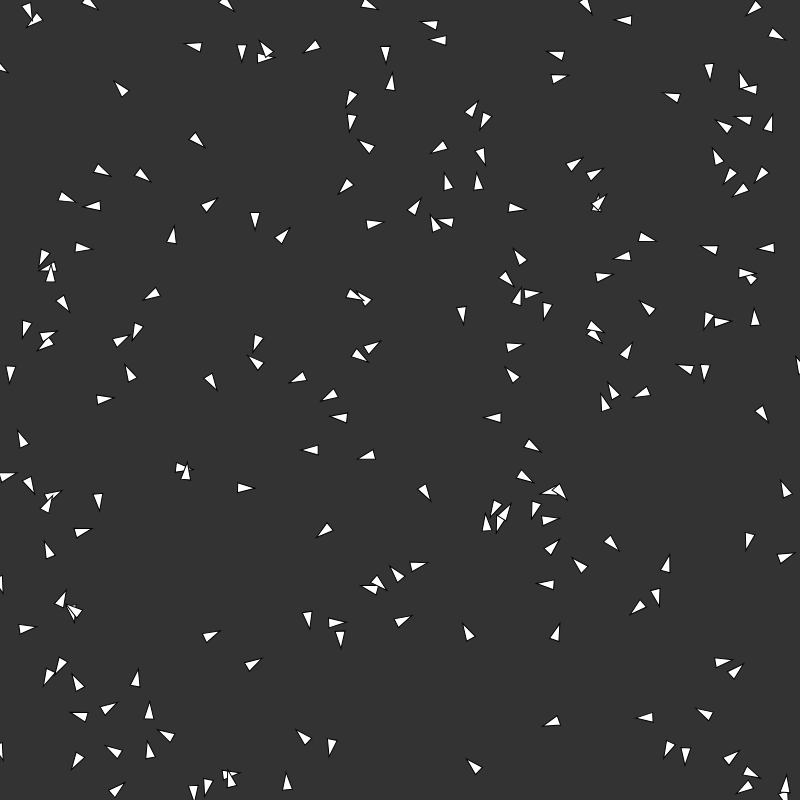
Frame 1 (no input)
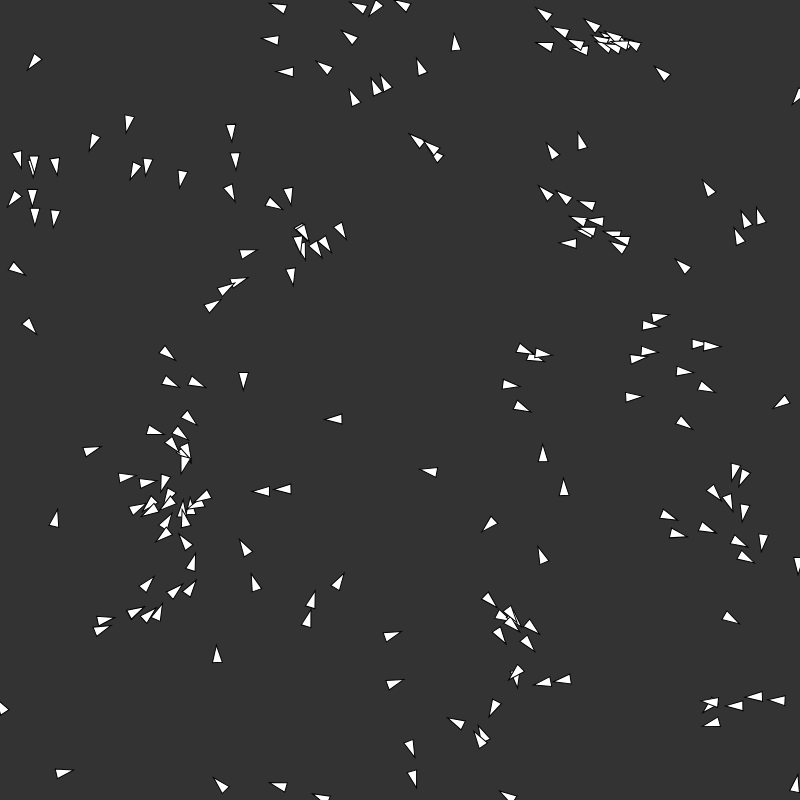
Frame 60 (no input)
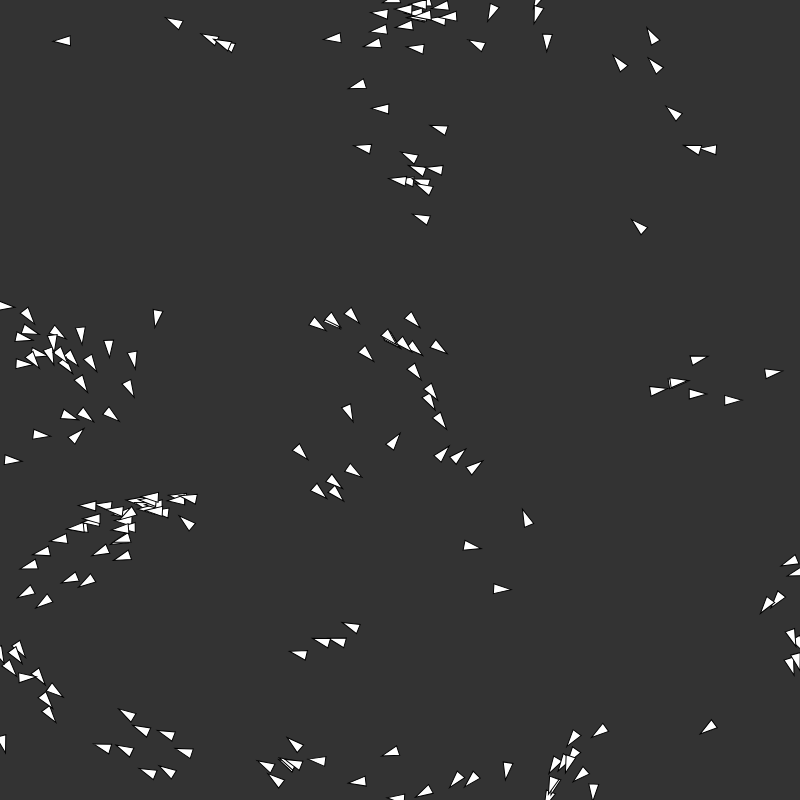
Frame 120 (the mouse pressed at the canvas centre since frame 60)

The p5.js sketch that drew these frames (run headless with seeded random() and noise() and a simulated clock; from frame 60 on, the mouse is pressed at the canvas centre):

// p5.js sketch
// ── sketch.js
let boids = [];

function setup() {
    createCanvas(800, 800);
    for (let i = 0; i < 200; i++) {
        boids.push(new Boid());
    }
}

function draw() {
    background(51);
    for (const boid of boids) {
        boid.behaviours(boids); 

        boid.update();
        boid.edges();
        boid.render();
    }
}
// ── Boid.js
class Boid {
  constructor() {
    this.position = createVector(random(width), random(height));
    this.velocity = createVector();
    this.acceleration = p5.Vector.random2D().mult(4);

    this.maxSpeed = 4;
    this.minSpeed = 3;
    this.maxSteering = 0.1;

    this.radius = 5;
    this.perceptionRadius = this.radius * 10;
    this.seperationRadius = this.radius * 10;
  }

  applyForce(force) {
    this.acceleration.add(force);
  }

  // Make sure the boid is atleast going minSpeed
  min() {
    const speed = this.velocity.mag();
    if (speed < this.minSpeed) {
      this.velocity.setMag(this.minSpeed);
    }
  }

  update() {
    this.velocity.add(this.acceleration);
    //this.min();
    this.velocity.limit(this.maxSpeed);
    this.position.add(this.velocity);
    this.acceleration.mult(0);
  }

  behaviours(boids) {
    let neighbors = [];
    let count = 0;
    for (const other of boids) {
      if (other != this && this.inRange(other)) {
        neighbors.push(other);
        count++;
      }
    }
    this.alignment(neighbors, count);
    this.seperation(neighbors, count);
    this.cohesion(neighbors, count);
  }

  alignment(boids, count) {
    let desired = createVector();
    for (const other of boids) {
        desired.add(other.velocity);
    }
    if (count > 0) {
      //desired.div(count);
      desired.setMag(this.maxSpeed);
      desired.sub(this.velocity);
      desired.limit(this.maxSteering);
    }
    this.applyForce(desired);
  }

  seperation(boids, count) {
    let desired = createVector();
    for (const other of boids) {
      let diff = p5.Vector.sub(this.position, other.position);
      let distance = p5.Vector.dist(this.position, other.position);
      diff.div(distance);

      desired.add(diff);
    }
    if (count > 0) {
      desired.div(count);
      desired.setMag(this.maxSpeed);
      desired.sub(this.velocity);
      desired.limit(this.maxSteering);

      this.applyForce(desired);
    }
  }

  cohesion(boids, count) {
    let average = createVector();
    for (const other of boids) {
        average.add(other.position);
    }
    if (count > 0) {
      average.div(count);
      
      let desired = p5.Vector.sub(average, this.position);
      desired.setMag(this.maxSpeed);
      desired.sub(this.velocity);
      desired.limit(this.maxSteering);

      this.applyForce(desired);
    }
  }

  inRange(other) {
    return p5.Vector.dist(this.position, other.position) < this.perceptionRadius;
  }

  render() {
    //ellipse(this.position.x, this.position.y, this.radius * 2);
    push();
    translate(this.position.x, this.position.y);
    rotate(this.velocity.heading() + PI/2);
    beginShape();
    vertex(0, this.radius * -2);
    vertex(this.radius * -1, this.radius * 1.5);
    vertex(this.radius * 1, this.radius * 1.5);
    endShape(CLOSE);

    noFill();
    //ellipse(0, 0, this.perceptionRadius);
    //ellipse(0, 0, this.seperationRadius);
    pop();
  }

  edges() {
    const pos = this.position;
    const r = this.radius;

    if (pos.x < 0) this.position.x = width;
    if (pos.x > width) this.position.x = 0;
    if (pos.y < 0) this.position.y = height;
    if (pos.y > height) this.position.y = 0;
  }
}
